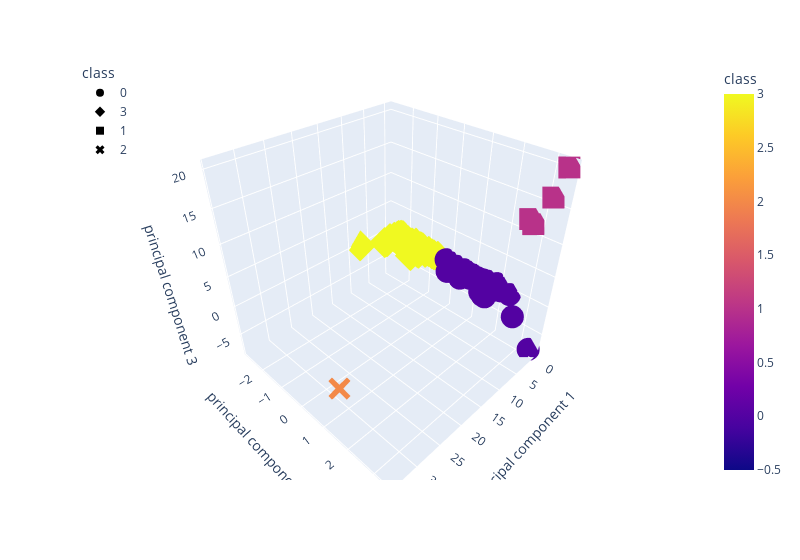

Notebook code for this chart:
### Markdown cell above
# Deliverable 4: Visualizing Cryptocurrencies Results


3D-Scatter with Clusters

### Code cell
# Creating a 3D-Scatter with the PCA data and the clusters

#clustered_df.hvplot.scatter(x="sepal_length", y="sepal_width", by="class")


fig = px.scatter_3d(clustered_df, x="principal component 1", y="principal component 2", 
                    z="principal component 3", color="class", symbol="class",hover_name="CoinName",
                     hover_data=["Algorithm"],
                     width=800)
fig.update_layout(legend=dict(x=0,y=1))
fig.show()

### Figure 1 — Plotly figure (JSON) as saved in the notebook; plotly's stock layout.template omitted (floating-point values rounded to 4 significant figures; data arrays with more than 128 entries replaced by an {"elided": "..."} marker saying what was removed)
{"data": [{"customdata": {"elided": "289x1 str values"}, "hovertemplate": "<b>%{hovertext}</b><br><br>class=%{marker.color}<br>principal component 1=%{x}<br>principal component 2=%{y}<br>principal component 3=%{z}<br>Algorithm=%{customdata[0]}<extra></extra>", "hovertext": {"elided": "289 str values"}, "legendgroup": "0", "marker": {"color": {"elided": "289 int values"}, "coloraxis": "coloraxis", "symbol": "circle"}, "mode": "markers", "name": "0", "scene": "scene", "showlegend": true, "type": "scatter3d", "x": {"elided": "289 float values"}, "y": {"elided": "289 float values"}, "z": {"elided": "289 float values"}}, {"customdata": {"elided": "238x1 str values"}, "hovertemplate": "<b>%{hovertext}</b><br><br>class=%{marker.color}<br>principal component 1=%{x}<br>principal component 2=%{y}<br>principal component 3=%{z}<br>Algorithm=%{customdata[0]}<extra></extra>", "hovertext": {"elided": "238 str values"}, "legendgroup": "3", "marker": {"color": {"elided": "238 int values"}, "coloraxis": "coloraxis", "symbol": "diamond"}, "mode": "markers", "name": "3", "scene": "scene", "showlegend": true, "type": "scatter3d", "x": {"elided": "238 float values"}, "y": {"elided": "238 float values"}, "z": {"elided": "238 float values"}}, {"customdata": [["Proof-of-BibleHash"], ["Proof-of-Authority"], ["ECC 256K1"], ["Leased POS"]], "hovertemplate": "<b>%{hovertext}</b><br><br>class=%{marker.color}<br>principal component 1=%{x}<br>principal component 2=%{y}<br>principal component 3=%{z}<br>Algorithm=%{customdata[0]}<extra></extra>", "hovertext": ["BiblePay", "Poa Network", "Acute Angle Cloud", "Waves"], "legendgroup": "1", "marker": {"color": [1, 1, 1, 1], "coloraxis": "coloraxis", "symbol": "square"}, "mode": "markers", "name": "1", "scene": "scene", "showlegend": true, "type": "scatter3d", "x": [-0.1945, -0.337, -0.4428, -0.4647], "y": [2.778, 2.648, 3.177, 3.426], "z": [11.84, 12.29, 16.12, 20.28]}, {"customdata": [["TRC10"]], "hovertemplate": "<b>%{hovertext}</b><br><br>class=%{marker.color}<br>principal component 1=%{x}<br>principal component 2=%{y}<br>principal component 3=%{z}<br>Algorithm=%{customdata[0]}<extra></extra>", "hovertext": ["BitTorrent"], "legendgroup": "2", "marker": {"color": [2], "coloraxis": "coloraxis", "symbol": "x"}, "mode": "markers", "name": "2", "scene": "scene", "showlegend": true, "type": "scatter3d", "x": [34.06], "y": [1.612], "z": [-0.2323]}], "layout": {"coloraxis": {"colorbar": {"title": {"text": "class"}}, "colorscale": [[0, "#0d0887"], [0.1111, "#46039f"], [0.2222, "#7201a8"], [0.3333, "#9c179e"], [0.4444, "#bd3786"], [0.5556, "#d8576b"], [0.6667, "#ed7953"], [0.7778, "#fb9f3a"], [0.8889, "#fdca26"], [1, "#f0f921"]]}, "legend": {"title": {"text": "class"}, "tracegroupgap": 0, "x": 0, "y": 1}, "margin": {"t": 60}, "scene": {"domain": {"x": [0, 1], "y": [0, 1]}, "xaxis": {"title": {"text": "principal component 1"}}, "yaxis": {"title": {"text": "principal component 2"}}, "zaxis": {"title": {"text": "principal component 3"}}}, "width": 800}}
